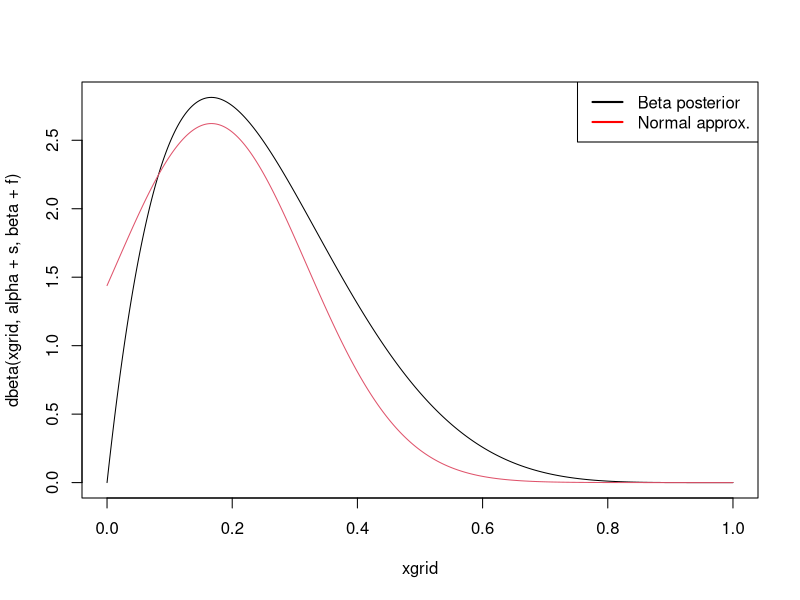
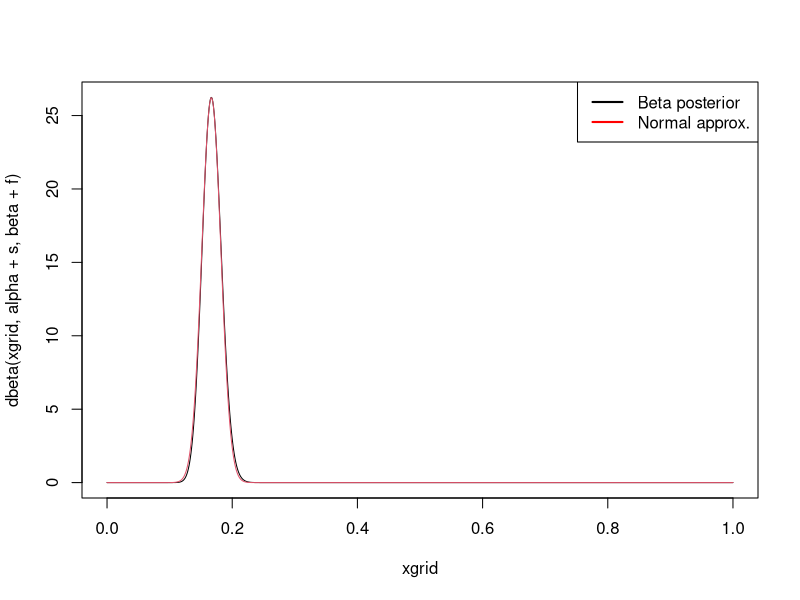

Generate these figures, in order, with R:
##########
# Compare Normal approximation of Beta posterior to the true posterior (MathExercise 3)
#
# Author: Per Siden
# Date: 2018-04-11
##########

# 3c
alpha = 1
beta = 1
n = 6
s = 1
f = n-s
normalMean = (alpha + s - 1)/(alpha+beta+n-2)
normalVar = (alpha + s - 1)*(beta + f - 1)/(alpha + beta + n - 2)^3

xgrid = seq(0,1,.001)
plot(xgrid,dbeta(xgrid,alpha+s,beta+f),type="l")
lines(xgrid,dnorm(xgrid,normalMean,sqrt(normalVar)),col=2)
legend("topright", box.lty = 1, legend = c("Beta posterior","Normal approx."), 
       col = c("black",'red'), lwd = 2)

# 3d
alpha = 1
beta = 1
n = 600
s = 100
f = n-s
normalMean = (alpha + s - 1)/(alpha+beta+n-2)
normalVar = (alpha + s - 1)*(beta + f - 1)/(alpha + beta + n - 2)^3

xgrid = seq(0,1,.001)
plot(xgrid,dbeta(xgrid,alpha+s,beta+f),type="l")
lines(xgrid,dnorm(xgrid,normalMean,sqrt(normalVar)),col=2)
legend("topright", box.lty = 1, legend = c("Beta posterior","Normal approx."), 
       col = c("black",'red'), lwd = 2)
